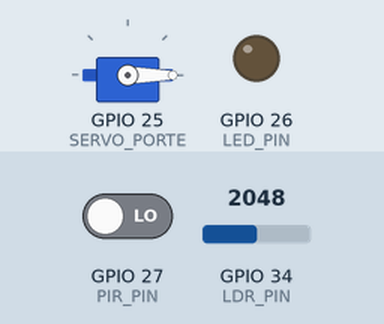
Bench run of a sketch on a simulated ESP32. Shown: servo, output pins drawn as LEDs (lit = HIGH). The test bench sets the inputs (shaded band); at power-on: GPIO 27 (PIR_PIN) LOW, GPIO 34 (LDR_PIN) = 2048. WiFi joins after 1.5 s; servers stay silent unless stated; what the sketch prints to the serial monitor is not drawn.

Above: at 4.2 s.
4.3 s: GPIO 27 (PIR_PIN) driven HIGH
At 5.7 s:
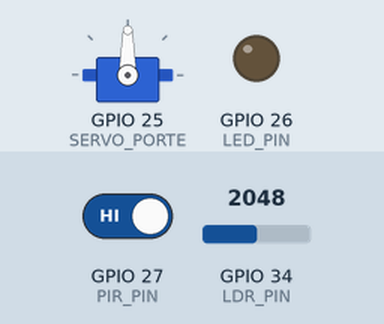
6.5 s: GPIO 34 (LDR_PIN) set to 1257
8.2 s: GPIO 34 (LDR_PIN) set to 1167
At 10.0 s:
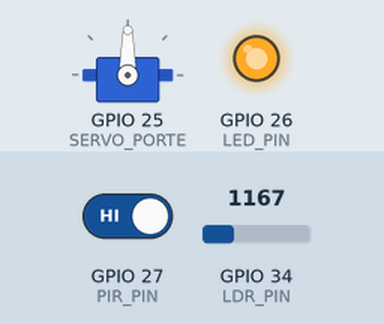
10.5 s: GPIO 34 (LDR_PIN) set to 1228
At 11.6 s:
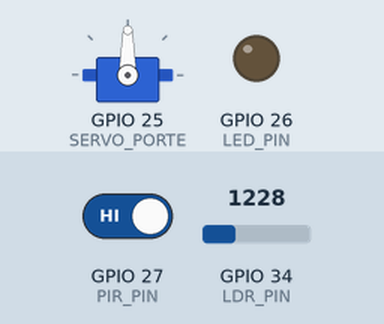
12.5 s: GPIO 34 (LDR_PIN) set to 1160
At 14.3 s:
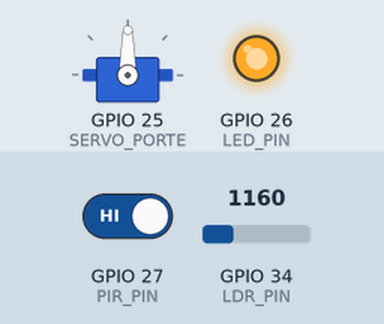
Timing chart, 0 to 15.5 s (numbered marks = the images above; inputs shaded):
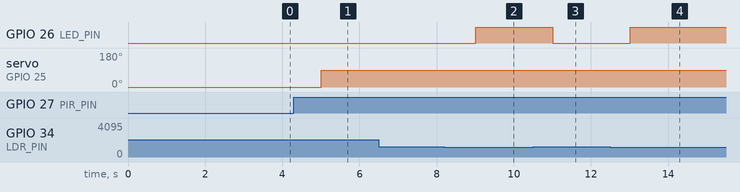

Measured:
- the behaviour switches between 1200 and 1199 on GPIO 34 (LDR_PIN) (found by bisection; images 1 and 2)
- after the input at 4.3 s, servo on GPIO 25 (SERVO_PORTE): 0° → 90° after 0.71 s
- after the input at 6.5 s, every drawn part: stays the same
- after the input at 8.2 s, GPIO 26 (LED_PIN): LOW → HIGH after 0.81 s
- after the input at 10.5 s, GPIO 26 (LED_PIN): HIGH → LOW after 0.51 s
- after the input at 12.5 s, GPIO 26 (LED_PIN): LOW → HIGH after 0.51 s

The sketch:

Smart_home1.ino
```cpp
#include <WiFi.h>
#include <WebServer.h>      // ← AJOUT CRUCIAL
#include <ESP32Servo.h>

/* ===== BROCHES ===== */
#define PIR_PIN        27
#define LDR_PIN        34
#define LED_PIN        26
#define SERVO_PORTE    25

/* ===== WIFI ===== */
const char* ssid = "State Man 😎";
const char* password = "prudence";
//const char* ssid = "Infinity";
//const char* password = "alpha@beta2021";
unsigned long dernierAffichage = 0;
const long intervalle = 3000;

/* ===== OBJETS ===== */
Servo porte;
WebServer server(80);  // ← AJOUT : Serveur Web sur le port 80

/* ===== PARAMÈTRES ===== */
int seuilNuit = 1200;

/* ===== ÉTATS (pour l'application) ===== */
bool lightState = false;
bool doorState = false;

void setup() {
  /* Capteurs */
  pinMode(PIR_PIN, INPUT);
  pinMode(LED_PIN, OUTPUT);

  /* Servos */
  porte.attach(SERVO_PORTE);
  porte.write(0);

  /* Communication série */

  Serial.begin(115200);
  delay(1500);
  Serial.println("\n--- INITIALISATION DU SYSTEME ---");
  Serial.println("=== Systeme Domotique ESP32 Demarre ===");

  /* WIFI */
  WiFi.begin(ssid, password);
  Serial.print("Connexion WiFi");

  while (WiFi.status() != WL_CONNECTED) {
    delay(500);
    Serial.print(".");
  }

  Serial.println("\n✅ WiFi connecté");
  Serial.print("📡 IP ESP32 : ");
  Serial.println(WiFi.localIP());

  /* ===== ROUTES API (NOUVEAU) ===== */

  // Route /status : renvoie l'état complet
  server.on("/status", HTTP_GET, []() {
    int presence = digitalRead(PIR_PIN);
    int lumiere = analogRead(LDR_PIN);

    String json = "{";
    json += "\"presence\":" + String(presence == HIGH ? "true" : "false") + ",";
    json += "\"light\":" + String(lightState ? "true" : "false") + ",";
    json += "\"door\":" + String(doorState ? "true" : "false") + ",";
    json += "\"humidity\":" + String(lumiere) + ",";  // LDR comme "niveau"
    json += "\"pressure\":1013";
    json += "}";

    server.sendHeader("Access-Control-Allow-Origin", "*");
    server.send(200, "application/json", json);
  });

  // Route /light/on : allumer la LED
  server.on("/light/on", HTTP_POST, []() {
    lightState = true;
    digitalWrite(LED_PIN, HIGH);
    server.sendHeader("Access-Control-Allow-Origin", "*");
    server.send(200, "text/plain", "Light ON");
  });

  // Route /light/off : éteindre la LED
  server.on("/light/off", HTTP_POST, []() {
    lightState = false;
    digitalWrite(LED_PIN, LOW);
    server.sendHeader("Access-Control-Allow-Origin", "*");
    server.send(200, "text/plain", "Light OFF");
  });

  // Gestion CORS (obligatoire pour le navigateur)
  server.onNotFound([]() {
    if (server.method() == HTTP_OPTIONS) {
      server.sendHeader("Access-Control-Allow-Origin", "*");
      server.sendHeader("Access-Control-Allow-Methods", "GET,POST,OPTIONS");
      server.sendHeader("Access-Control-Allow-Headers", "Content-Type");
      server.send(204);
    } else {
      server.send(404, "text/plain", "Not Found");
    }
  });

  server.begin();  // ← DÉMARRAGE DU SERVEUR
  Serial.println("🌐 Serveur Web démarré !");
}

void loop() {
  server.handleClient();  // ← ÉCOUTE DES REQUÊTES (CRUCIAL)

  /* ===== LECTURE DES CAPTEURS ===== */
  int presence = digitalRead(PIR_PIN);
  int lumiere = analogRead(LDR_PIN);
  bool nuit = (lumiere < seuilNuit);

  /* ===== DEBUG SERIE ===== */
  Serial.print("Presence: ");
  Serial.print(presence);
  Serial.print(" | LDR: ");
  Serial.print(lumiere);
  Serial.print(" | Nuit: ");
  Serial.println(nuit);

  /* ===== PORTE AUTOMATIQUE ===== */
  if (presence == HIGH) {
    porte.write(90);
    doorState = true;
  } else {
    porte.write(0);
    doorState = false;
  }

  /* ===== ECLAIRAGE AUTO (si pas de contrôle manuel) ===== */
  if (presence == HIGH && nuit && !lightState) {
    digitalWrite(LED_PIN, HIGH);
  } else if (!lightState) {
    digitalWrite(LED_PIN, LOW);
  }

  delay(1000);  // Petit délai pour stabilité
}
```
